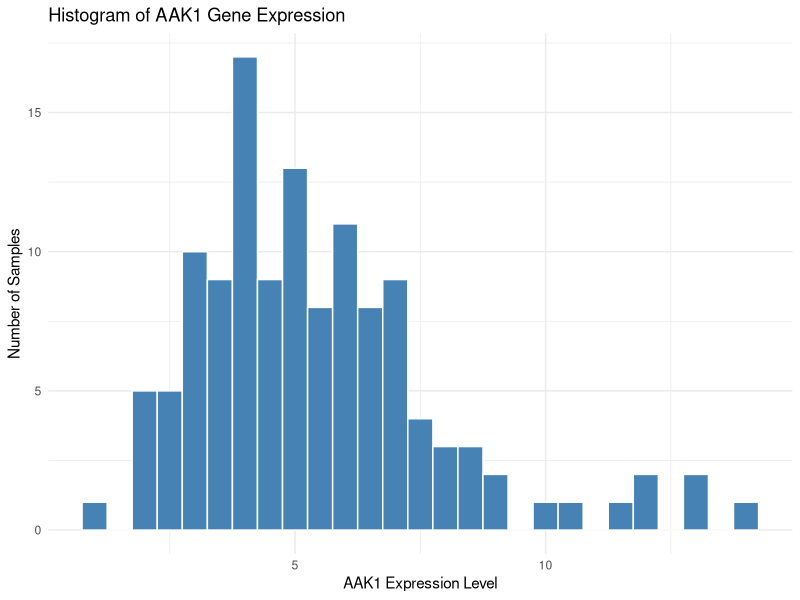
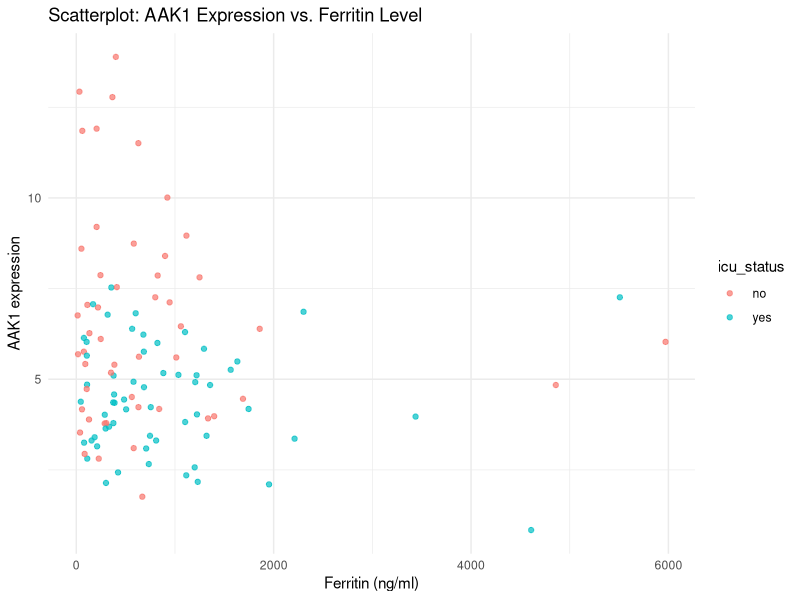
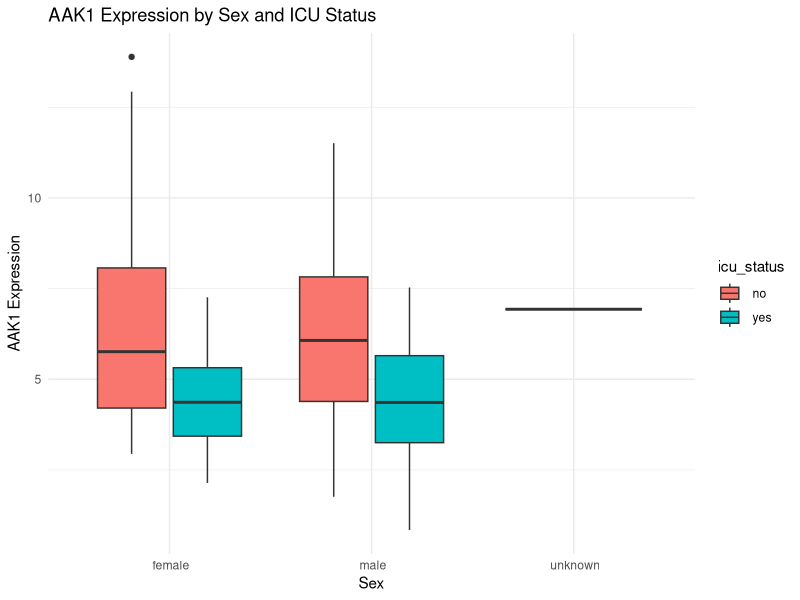

These figures' R source, in order:
## ---- chunk 1
library(tidyverse)
#set path
setwd('/Users/stanpawn/Desktop/Data science 101/Submission 1')
#read data
metadata <- read.csv("QBS103_GSE157103_series_matrix-1.csv")
gene_exp_raw <- read.csv("QBS103_GSE157103_genes.csv")
#check data
glimpse(metadata)
glimpse(gene_exp_raw)

## ---- chunk 2
#working with rows & columns
gene_exp_t <- gene_exp_raw %>%
  column_to_rownames(var = "X") %>% #change the 1st columnname to rowname
  t() %>% #transpose the data frame
  as.data.frame()

gene_exp_t <- gene_exp_t %>%
  rownames_to_column(var="participant_id")

glimpse(gene_exp_t)

#combine gene expression & metadata
#common samples ID
common_ids <- intersect(metadata$participant_id, gene_exp_t$participant_id)
#filter data using these IDs
metadata_clean <- metadata %>% filter(participant_id %in% common_ids)
gene_expr_clean <- gene_exp_t %>% filter(participant_id %in% common_ids)

full_data <- left_join(metadata, gene_exp_t, by = "participant_id")
glimpse(full_data)
## ---- chunk 3
#check number of rows before start
nrow(full_data) == nrow(metadata)

#check variables
names(full_data)
'AAK1' %in% colnames(full_data)
summary(full_data$AAK1)
# change ferritin from char to num
full_data <- full_data %>%
  mutate(ferritin = as.numeric(`ferritin.ng.ml.`))

summary(full_data$ferritin)
summary(full_data$AAK1)
summary(full_data$ferritin.ng.ml.)


#check distribution of categorical covarities
table(full_data$sex, useNA = "always")
table(full_data$icu_status, useNA = "always")
## ---- chunk 4
#Histogram of AKK1 expression
ggplot(full_data, aes(x=AAK1))+
  geom_histogram(binwidth = 0.5, fill = 'steelblue', color = 'white', na.rm = TRUE) +
  labs(
    title = "Histogram of AAK1 Gene Expression",
    x = "AAK1 Expression Level",
    y = "Number of Samples"
  ) +
  theme_minimal()

#Scattor plots of AKK1 and Ferritin
ggplot(full_data, aes(x=ferritin, y=AAK1, color=icu_status)) +
  geom_point(alpha = 0.7) +
  labs(
    title = "Scatterplot: AAK1 Expression vs. Ferritin Level",
    x = "Ferritin (ng/ml)",
    y = "AAK1 expression"
  ) +
  theme_minimal()
#Boxplot of AAK1 by Sex and ICU status
ggplot(full_data, aes(x = sex, y = AAK1, fill = icu_status)) +
  geom_boxplot() +
  labs(title = "AAK1 Expression by Sex and ICU Status",
       x = "Sex",
       y = "AAK1 Expression") +
  theme_minimal()
